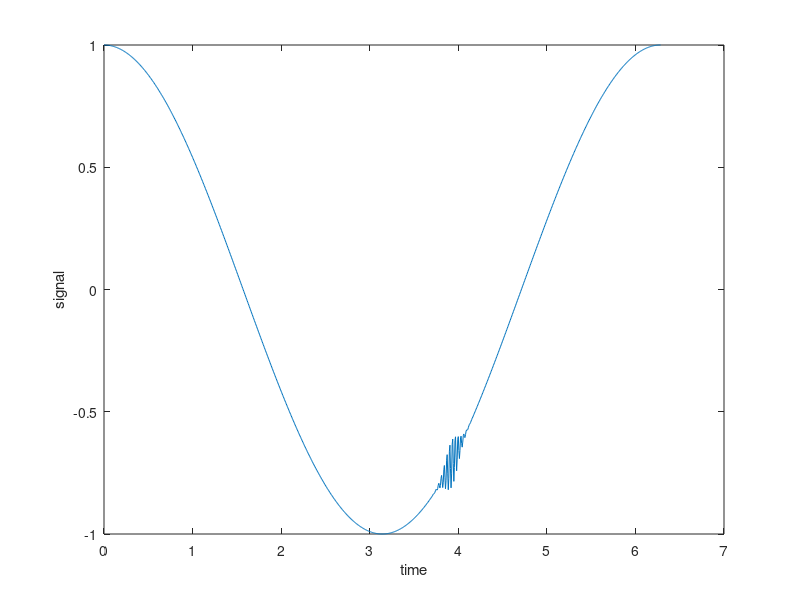

MATLAB code for this plot:
t = linspace(0,2*pi,1000); % values in time
x = cos(t); % a sinusoid
perturbation = 0.1*exp((-(t-5*pi/4).^2)/.01).*sin(200*t); % a perturbation
signal = x+perturbation; % a signal to plot
% plot signal on new figure
figure,plot(t,x+perturbation)
xlabel('time'),ylabel('signal')
% create a new pair of axes inside current figure
% axes('position',[.65 .175 .25 .25])
% box on % put box around new pair of axes
% indexOfInterest = (t < 11*pi/8) & (t > 9*pi/8); % range of t near perturbation
% plot(t(indexOfInterest),signal(indexOfInterest)) % plot on new axes
% axis tight